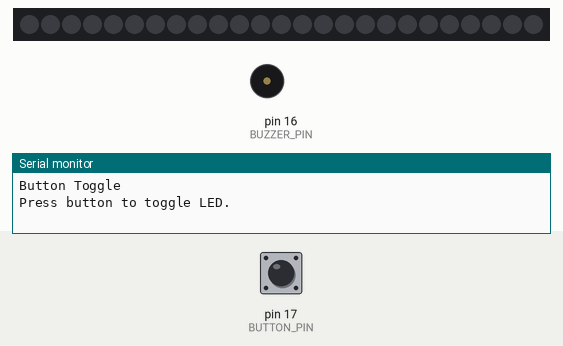
A sketch run on a simulated Arduino Uno, built with avr-gcc and run on an emulated ATmega328P. On the bench: 25 RGB LEDs in strip order, left to right, buzzer (waves = sounding), the last lines printed to the serial monitor. The inputs (shaded band) are chosen by the test bench; at power-on: pin 17 (BUTTON_PIN) HIGH. Dim RGB values are drawn brighter than linear.

Above: at 1.2 s.
1.3 s: pin 17 (BUTTON_PIN) pulled LOW for 0.15 s
At 2.5 s:
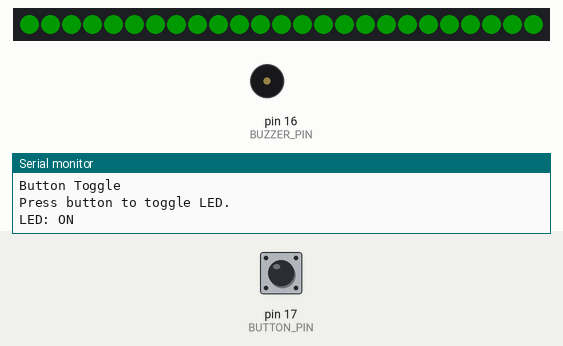
2.9 s: pin 17 (BUTTON_PIN) pulled LOW for 1 s
At 3.8 s:
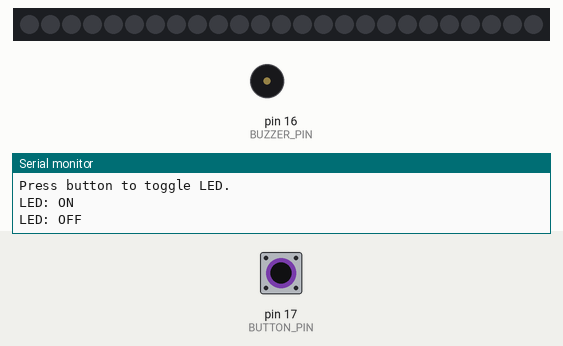
5.4 s: pin 17 (BUTTON_PIN) pulled LOW for 3.2 s
At 6.9 s:
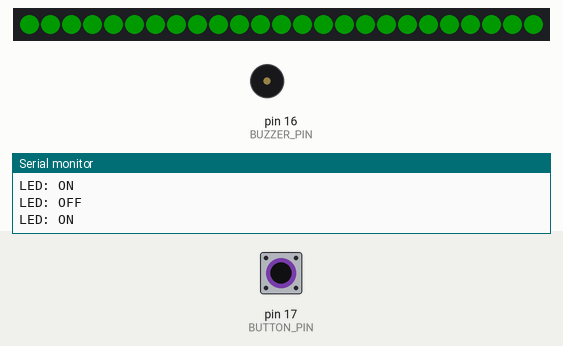
Timing chart, 0 to 8.4 s (numbered marks = the images above; inputs shaded):
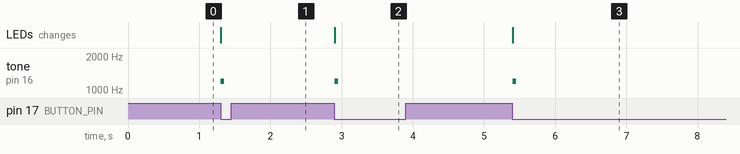

The sketch:

LED_Matrix_Toggle_State.ino
```cpp
/*
  Button Toggle with Audible Feedback

  Each button press toggles the LED matrix ON or OFF.

  A short buzzer click provides audible feedback
  for each button press.
*/

#include <Arduino.h>
#include <Adafruit_NeoPixel.h>

#define MATRIX_PIN 7
#define NUM_LEDS 25

#define BUTTON_PIN 17
#define BUZZER_PIN 16

Adafruit_NeoPixel matrix(
  NUM_LEDS,
  MATRIX_PIN,
  NEO_GRB + NEO_KHZ800
);

bool lastButton = HIGH;
bool ledState = false;


// Set the entire matrix
void setMatrix(uint32_t color) {

  for (int i = 0; i < NUM_LEDS; i++) {

    matrix.setPixelColor(
      i,
      color
    );
  }

  matrix.show();
}


// Play a short click
void clickSound() {

  tone(
    BUZZER_PIN,
    1200,
    50
  );
}


void setup() {

  Serial.begin(115200);

  pinMode(BUTTON_PIN, INPUT_PULLUP);
  pinMode(BUZZER_PIN, OUTPUT);

  matrix.begin();
  matrix.setBrightness(25);

  setMatrix(
    matrix.Color(0, 0, 0)
  );

  Serial.println("Button Toggle");
  Serial.println("Press button to toggle LED.");
}


void loop() {

  bool button = digitalRead(BUTTON_PIN);

  // Detect button press
  if (lastButton == HIGH && button == LOW) {

    ledState = !ledState;

    if (ledState) {

      setMatrix(
        matrix.Color(0, 255, 0)
      );

      Serial.println("LED: ON");
    }

    else {

      setMatrix(
        matrix.Color(0, 0, 0)
      );

      Serial.println("LED: OFF");
    }

    // Audible confirmation
    clickSound();

    delay(150);
  }

  lastButton = button;
}
```

Measured:
- after the input at 1.3 s, tone on pin 16 (BUZZER_PIN): silent → 1200 Hz at once, → silent 0.05 s later; the LEDs: change at once (image 1)
- after the input at 2.9 s, tone on pin 16 (BUZZER_PIN): silent → 1200 Hz at once, → silent 0.05 s later; the LEDs: change at once (image 2)
- after the input at 5.4 s, tone on pin 16 (BUZZER_PIN): silent → 1200 Hz at once, → silent 0.05 s later; the LEDs: change at once (image 3)
